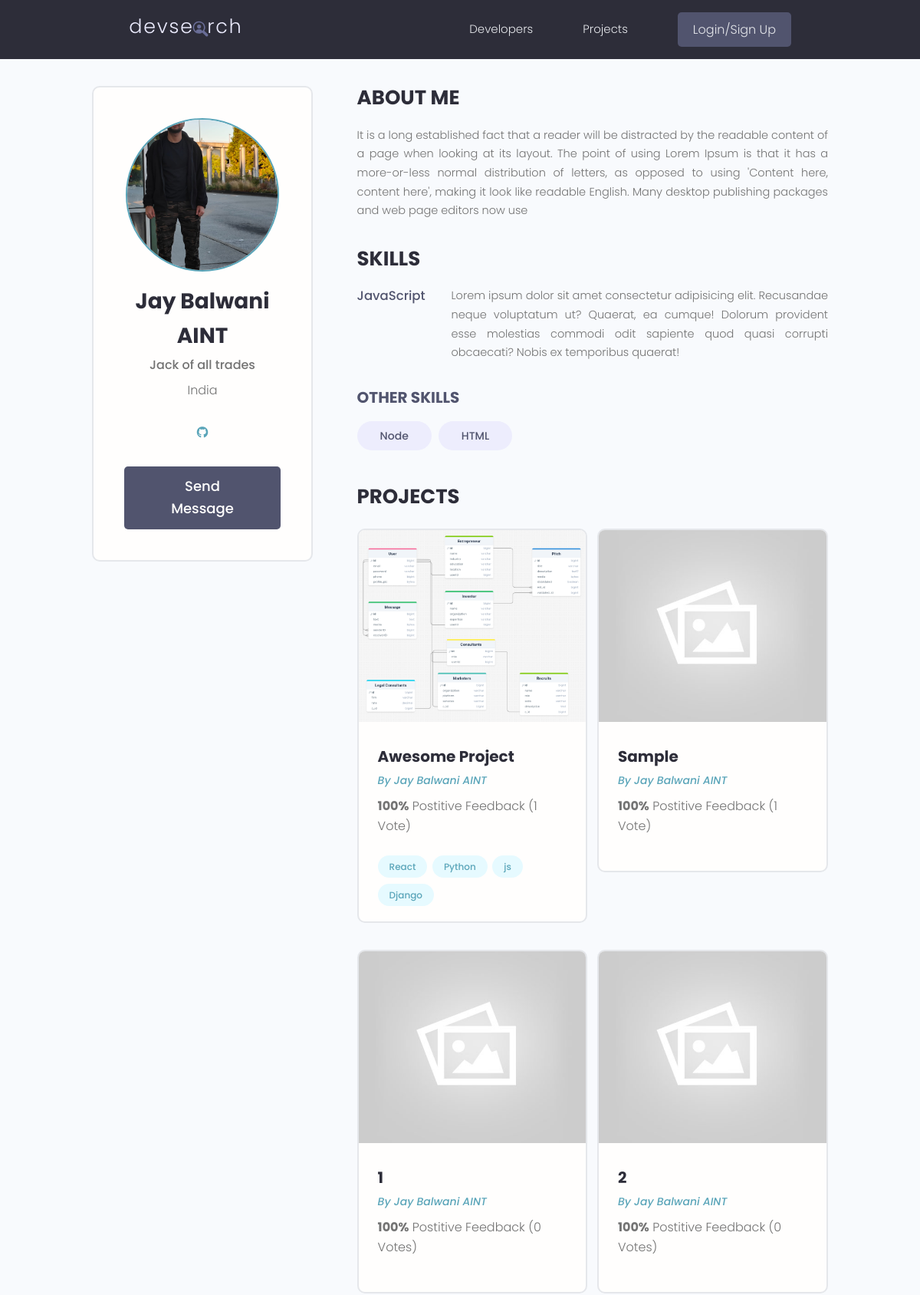
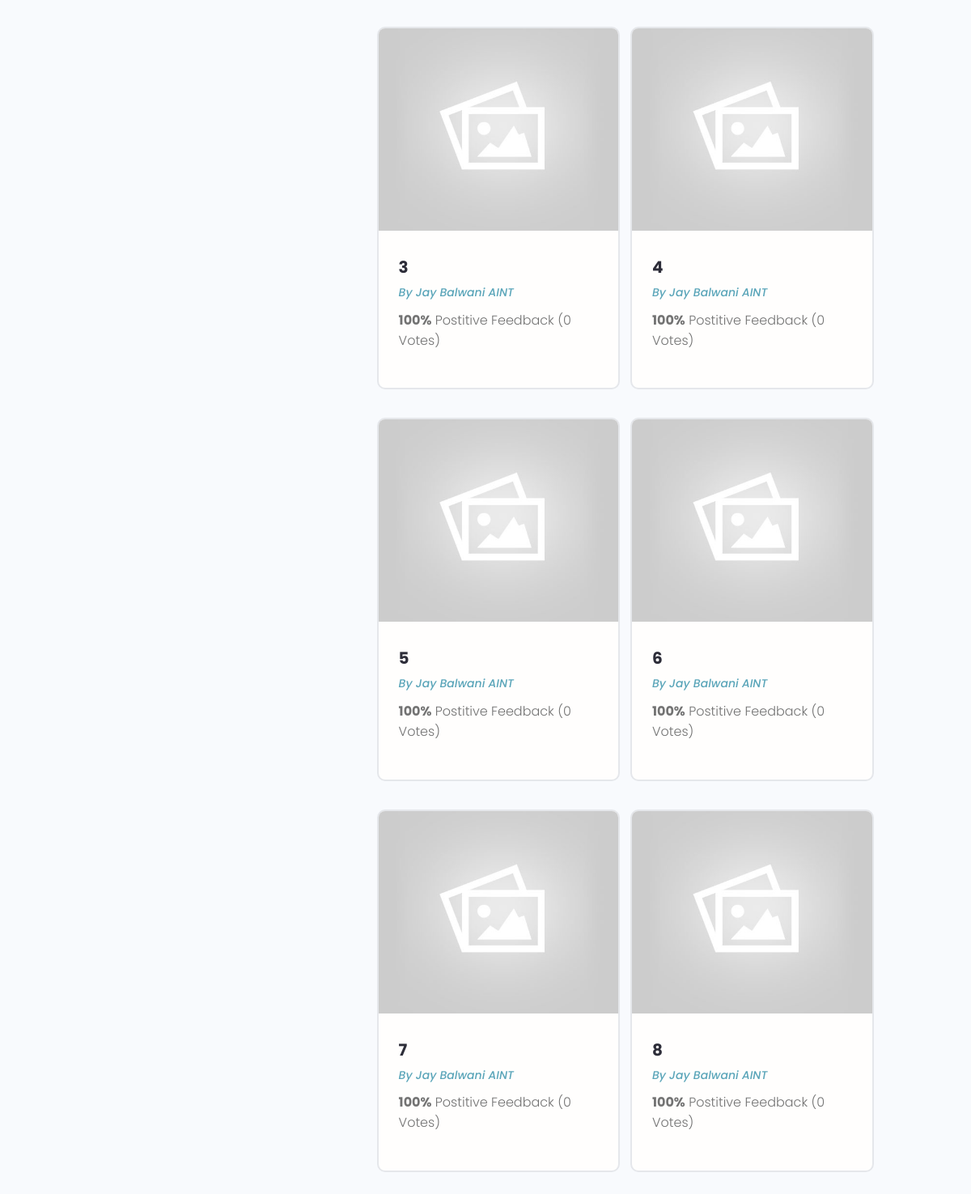
The page /profile/148710ef-4418-42dc-9e08-78fc7eae2f4e on the database its author committed (2 pictures, top to bottom).
### users/models.py (models this page shows, shortened)
class Profile(models.Model):
    user = models.OneToOneField(User, null=True, blank=True, on_delete=models.CASCADE)
    username = models.CharField(max_length=50, null=True, blank=True)
    location = models.CharField(max_length=50, null=True, blank=True)
    name = models.CharField(max_length=200, null=True, blank=True)
    email = models.EmailField(max_length=200, null=True, blank=True)
    short_intro = models.CharField(max_length=200, null=True, blank=True)
    bio = models.TextField(null=True, blank=True)
    profile_pic = models.ImageField(null=True, blank=True, upload_to='profiles/', default='profiles/user-default.png')
    social_github = models.CharField(max_length=200, null=True, blank=True)
    social_twitter = models.CharField(max_length=200, null=True, blank=True)
    social_linkedin = models.CharField(max_length=200, null=True, blank=True)
    social_youtube = models.CharField(max_length=200, null=True, blank=True)
    social_website = models.CharField(max_length=200, null=True, blank=True)
    created = models.DateTimeField(auto_now_add=True)
    id = models.UUIDField(default=uuid.uuid4, primary_key=True, unique=True, editable=False)

class Skill(models.Model):
    owner = models.ForeignKey(Profile, on_delete=models.CASCADE, null=True, blank=True)
    name = models.CharField(max_length=200, null=True, blank=True)
    description = models.TextField(null=True, blank=True)
    created = models.DateTimeField(auto_now_add=True)
    id = models.UUIDField(default=uuid.uuid4, primary_key=True, unique=True, editable=False)

### projects/models.py (models this page shows, shortened)
class Project(models.Model):
    owner = models.ForeignKey(Profile, null=True, blank=True, on_delete=models.SET_NULL)
    title = models.CharField(max_length=200)
    image = models.ImageField(null=True, blank=True, default="default.jpg")
    description = models.TextField(null=True, blank=True)
    demo_link = models.CharField(max_length=2000, null=True, blank=True)
    source_link = models.CharField(max_length=2000, null=True, blank=True)
    tags = models.ManyToManyField('Tag', blank=True)
    vote_total = models.IntegerField(default=0, null=True, blank=True)
    vote_ratio = models.IntegerField(default=0, null=True, blank=True)
    created = models.DateTimeField(auto_now_add=True)
    id = models.UUIDField(default=uuid.uuid4, primary_key=True, unique=True, editable=False)
    class Meta:
        ordering = ['-vote_ratio', '-vote_total', 'title']

class Tag(models.Model):
    name = models.CharField(max_length=200)
    created = models.DateTimeField(auto_now_add=True)
    id = models.UUIDField(default=uuid.uuid4, primary_key=True, unique=True, editable=False)

### users/views.py (the view)
# urls.py: path('profile/<str:pk>', views.userProfile, name="user-profile"),
def userProfile(request, pk):
    profile = Profile.objects.get(id=pk)
    skills = profile.skill_set.all()
    context = {'profile': profile, 'skills': skills}
    return render(request, 'users/user-profile.html', context)

### users/templates/users/user-profile.html (shortened to what this page needs)
{% extends 'main.html' %} {% block content %}
<main class="profile my-md">
  <div class="container">
    <div class="layout">
      <div class="column column--1of3">
        <div class="card text-center">
          <div class="card__body dev">
            <img class="avatar avatar--xl" src="{{profile.profile_pic.url}}" />
            <h2 class="dev__name">{{profile.name}}</h2>
            <p class="dev__title">{{profile.short_intro}}</p>
            <p class="dev__location">{{profile.location}}</p>
            <ul class="dev__social">
              {% if profile.social_github %}
              <li>
                <a
                  title="Github"
                  href="{{profile.social_github}}"
                  target="_blank"
                  ><i class="fa-brands fa-github"></i
                ></a>
              </li>
              {% endif %}
            </ul>
            {% if request.user.profile.id != profile.id %}
              <a href="{% url 'create-message' profile.id %}" class="btn btn--sub btn--lg">Send Message </a>
            {% endif %}
          </div>
        </div>
      </div>
      <div class="column column--2of3">
        <div class="devInfo">
          <h3 class="devInfo__title">About Me</h3>
          <p class="devInfo__about">{{profile.bio}}</p>
        </div>
        <div class="devInfo">
          <h3 class="devInfo__title">Skills</h3>
          <div class="devInfo__skills">
            {% for skill in skills %} {% if skill.description %}
            <div class="devSkill">
              <h4 class="devSkill__title">JavaScript</h4>
              <p class="devSkill__info">
                Lorem ipsum dolor sit amet consectetur adipisicing elit.
                Recusandae neque voluptatum ut? Quaerat, ea cumque! Dolorum
                provident esse molestias commodi odit sapiente quod quasi
                corrupti obcaecati? Nobis ex temporibus quaerat!
              </p>
            </div>
            {% endif %} {% endfor %}
            <h3 class="devInfo__subtitle">Other Skills</h3>
            <div class="devInfo__otherSkills">
              {% for skill in skills %} {% if skill.description == "" %}
              <span class="tag tag--pill tag--sub tag--lg">
                <small>{{skill.name}}</small>
              </span>
              {% endif %} {% endfor %}
            </div>
          </div>
        </div>
        <div class="devInfo">
          <h3 class="devInfo__title">Projects</h3>
          <div class="grid grid--two">
            {% for project in profile.project_set.all %}
            <div class="column">
              <div class="card project">
                <a href="{% url 'project' project.id %}" class="project">
                  <img
                    class="project__thumbnail"
                    src="{{project.image.url}}"
                    alt="project thumbnail"
                  />
                  <div class="card__body">
                    <h3 class="project__title">{{project.title}}</h3>
                    <p>
                      <a class="project__author" href="{% url 'user-profile' project.owner.id %}"
                        >By {{profile.name}}</a
                      >
                    </p>
                    <p class="project--rating">
                      <span style="font-weight: bold"
                        >{{project.vote_ratio}}%</span
                      >
                      Postitive Feedback ({{project.vote_total}}
                      Vote{{project.vote_total|pluralize:"s"}})
                    </p>
                    <div class="project__tags">
                      {% for tag in project.tags.all %}
                      <span class="tag tag--pill tag--main">
                        <small>{{tag.name}}</small>
                      </span>
                      {% endfor %}
                    </div>
                  </div>
                </a>
              </div>
            </div>
            {% endfor %}
          </div>
        </div>
      </div>
    </div>
  </div>
</main>
{% endblock content %}

### static/styles/app.css (style rules this page uses)
:root { --color-sub: #2d2d39; }
.btn--sub { background-color: var(--color-sub-light); }
.card { border: 2px solid var(--color-light); }
img { width: 100%; }
.profile .card > .dev { padding: 4rem; }
.dev__name { color: var(--color-sub); font-size: 2.8rem; font-weight: 700; margin-top: 1rem; margin-bottom: 0.5rem; }
.dev__title { font-size: 1.6rem; font-weight: 500; line-height: 1.3; }
.dev__location { margin-top: 1rem; }
.dev__social { margin: 3rem 0; list-style: none; display: flex; justify-content: center; gap: 1.5rem; }
.devInfo { margin-bottom: 3rem; }
.devInfo__title, .devInfo__subtitle { font-size: 2.6rem; color: var(--color-sub); text-transform: uppercase; font-weight: 700; margin-bottom: 1.5rem; }
.devInfo__subtitle { font-size: 2rem; color: var(--color-sub-light); }
.devInfo__about, .devSkill__info { font-size: 1.45rem; line-height: 1.7; text-align: justify; }
.devSkill { margin-bottom: 3rem; }
.devSkill__title { font-size: 1.65rem; font-weight: 500; color: var(--color-sub-light); }
@media screen and (min-width: 700px) { .devSkill { display: flex; justify-content: space-between; gap: 3rem; } }
@media screen and (min-width: 700px) { .devSkill__info { flex-basis: 80%; } }
.project__author { font-size: 1.4rem; font-style: italic; }
.project--rating { margin-bottom: 1.6em; margin-top: .5em; }
.project__thumbnail { height: 25rem; object-fit: cover; object-position: top center; }
.project__title { font-size: 2rem; font-weight: 700; color: var(--color-sub); }

### static/uikit/styles/modules/_variables.css (style rules this page uses)
:root { --color-main: #5aa5b9; --color-main-light: #e6faff; --color-sub: #3f4156; --color-sub-light: #51546e; --color-sub-lighter: #ededfd; --color-text: #737373; --color-gray: #8b8b8b; --color-light: #e5e7eb; --color-light-gray: #767676; --color-bg: #f8fafd; --color-white: #fffefd; --color-white-light: #f3f3f3; --color-success: #359e64; --color-success-bg: #def8e8; --color-error: #fc4b0b; --color-error-bg: #fff2ee; --font-base: 'Poppins', arial, helvetica, 'Segoe UI', roboto, ubuntu, sans-serif; --font-monospace: 'Fira Code', 'Courier New', courier, monospace; --font-regular: 300; --font-medium: 500; --font-bold: 700; --generic-shadow: 1px 1px 5px #00000010; --generic-transition: all 0.3s ease-in-out; }

### static/uikit/styles/modules/_base.css (style rules this page uses)
* { margin: 0; padding: 0; box-sizing: border-box; text-rendering: optimizeLegibility; color: inherit; font-size: inherit; }
html { font-size: 50%; }
@media only screen and (min-width: 480px) { html { font-size: 56.25%; } }
@media only screen and (min-width: 1200px) { html { font-size: 62.5%; } }
body { line-height: 1.6; font-weight: 400; font-size: 1.5rem; color: var(--color-text); background-color: var(--color-bg); min-height: 100vh; }

### static/uikit/styles/modules/_typography.css (style rules this page uses)
* { font-family: var(--font-base); }
h2 { font-size: 3.6rem; font-weight: var(--font-bold); }
h3 { font-size: 3.2rem; font-weight: var(--font-medium); }
h4 { font-size: 2.8rem; font-weight: var(--font-medium); }
p, span, strong { font-size: 1.6rem; color: var(--color-text); font-weight: var(--font-regular); }
a { padding-bottom: 2px; text-decoration: none; display: inline-block; color: var(--color-main); font-weight: var(--font-medium); }

### static/uikit/styles/modules/_utilities.css (style rules this page uses)
.container { width: 92%; max-width: 165rem; margin: 0 auto; box-sizing: border-box; }
@media screen and (min-width: 1000px) { .container { width: 90%; } }
@media screen and (min-width: 1200px) { .container { width: 80%; } }
.text-center { text-align: center; }
.my-md { margin: 3rem auto; }

### static/uikit/styles/modules/_avatar.css (style rules this page uses)
.avatar { border-radius: 50%; border: 2px solid var(--color-main); object-fit: cover; }
.avatar--xl { height: 20rem; width: 20rem; }

### static/uikit/styles/modules/_button.css (style rules this page uses)
.btn { display: inline-block; position: relative; cursor: pointer; background-color: var(--color-light); font-weight: var(--font-medium); color: var(--color-sub); text-decoration: none; padding: 1rem 2rem; border-radius: 0.5rem; border: none; width: -webkit-fit-content; width: -moz-fit-content; width: fit-content; height: -webkit-fit-content; height: -moz-fit-content; height: fit-content; font-size: 1.6rem; outline-width: 0; outline-color: transparent; -webkit-backface-visibility: hidden; backface-visibility: hidden; transition: all 0.3s ease-in-out; }
.btn--sub { background-color: var(--color-sub); color: var(--color-white); }
.btn--lg { font-size: 1.8rem; padding: 1.2rem 4.5rem; }

### static/uikit/styles/modules/_card.css (style rules this page uses)
.card { border-radius: 1rem; background-color: var(--color-white); border: 1.5px solid var(--color-light); width: auto; height: auto; margin-top: 0.5rem; margin-bottom: 0.5rem; overflow: hidden; }
.card__body, .card__header { padding: 2rem 2.5rem; }

### rows shown on the page
Profile: profile_pic (picture), name "Jay Balwani AINT", short_intro "Jack of all trades", location "India", bio "It is a long established fact that a reader will be distracted by the readable content of a page when looking at its layout. The point of using Lorem Ipsum is that it has a more-or-less normal distribution of letters, as opposed to using 'Content here, content here', making it look like readable English. Many desktop publishing packages and web page editors now use"
Skill: shows "JavaScript"
Skill: name "Node"
Skill: name "HTML"
Project: image (picture), title "Awesome Project", vote_ratio "100", vote_total "1"
Tag: name "React"
Tag: name "Python"
Tag: name "js"
Tag: name "Django"
Project: image (placeholder picture), title "Sample", vote_ratio "100", vote_total "1"
Project: image (placeholder picture), title "1", vote_ratio "100", vote_total "0"
Project: image (placeholder picture), title "2", vote_ratio "100", vote_total "0"
Project: image (placeholder picture), title "3", vote_ratio "100", vote_total "0"
Project: image (placeholder picture), title "4", vote_ratio "100", vote_total "0"
Project: image (placeholder picture), title "5", vote_ratio "100", vote_total "0"
Project: image (placeholder picture), title "6", vote_ratio "100", vote_total "0"
Project: image (placeholder picture), title "7", vote_ratio "100", vote_total "0"
Project: image (placeholder picture), title "8", vote_ratio "100", vote_total "0"
